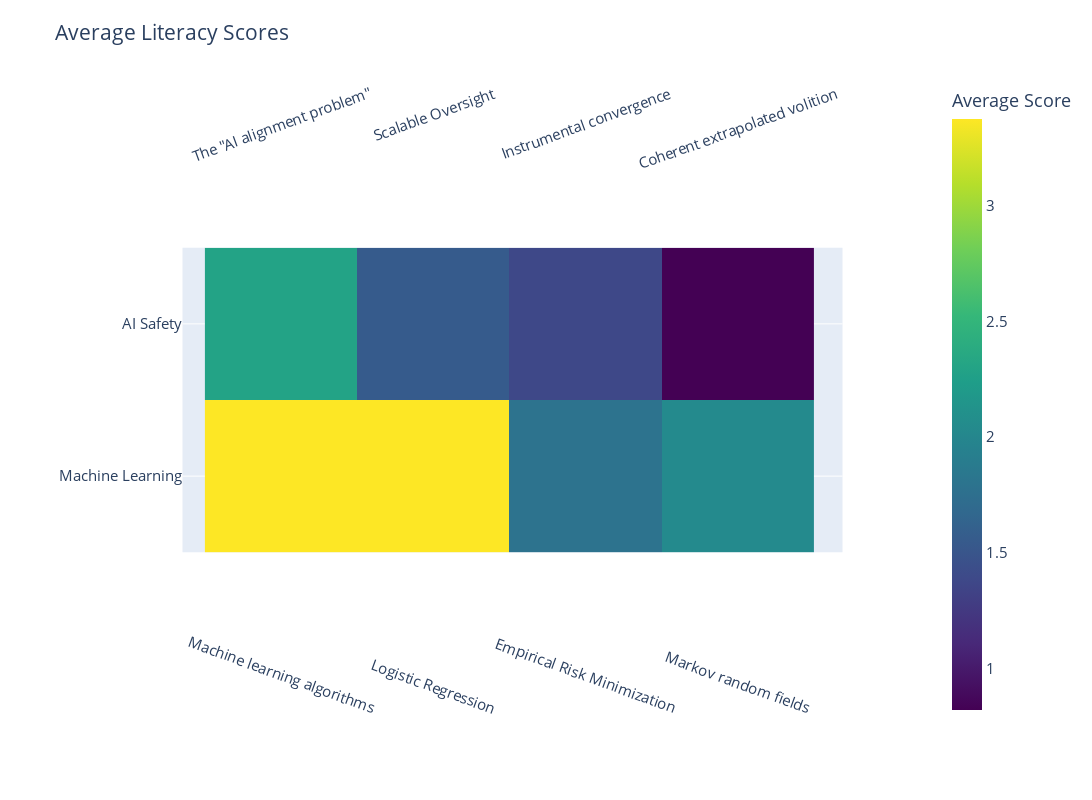

The code cell stored with this chart in its notebook:
### Code cell
literacy_map = create_literacy_heatmap(df, "Average Literacy Scores")

literacy_map.show()

### Figure 1 — Plotly figure (JSON) as saved in the notebook; plotly's stock layout.template omitted (floating-point values rounded to 4 significant figures)
{"data": [{"coloraxis": "coloraxis", "hovertemplate": "x: %{x}<br>y: %{y}<br>Average Score: %{z}<extra></extra>", "name": "0", "type": "heatmap", "x": ["Concept 1", "Concept 2", "Concept 3", "Concept 4"], "xaxis": "x", "y": ["AI Safety", "Machine Learning"], "yaxis": "y", "z": [[2.295, 1.557, 1.377, 0.8197], [3.377, 3.377, 1.787, 2.033]]}], "layout": {"annotations": [{"font": {"size": 15}, "showarrow": false, "text": "The \"AI alignment problem\"", "textangle": -20, "x": 0, "y": 1, "yref": "paper"}, {"font": {"size": 15}, "showarrow": false, "text": "Scalable Oversight", "textangle": -20, "x": 1, "y": 1, "yref": "paper"}, {"font": {"size": 15}, "showarrow": false, "text": "Instrumental convergence", "textangle": -20, "x": 2, "y": 1, "yref": "paper"}, {"font": {"size": 15}, "showarrow": false, "text": "Coherent extrapolated volition", "textangle": -20, "x": 3, "y": 1, "yref": "paper"}, {"font": {"size": 15}, "showarrow": false, "text": "Machine learning algorithms", "textangle": 20, "x": 0, "y": 0, "yref": "paper"}, {"font": {"size": 15}, "showarrow": false, "text": "Logistic Regression", "textangle": 20, "x": 1, "y": 0, "yref": "paper"}, {"font": {"size": 15}, "showarrow": false, "text": "Empirical Risk Minimization", "textangle": 20, "x": 2, "y": 0, "yref": "paper"}, {"font": {"size": 15}, "showarrow": false, "text": "Markov random fields", "textangle": 20, "x": 3, "y": 0, "yref": "paper"}], "coloraxis": {"colorbar": {"title": {"text": "Average Score"}}, "colorscale": [[0, "#440154"], [0.1111, "#482878"], [0.2222, "#3e4989"], [0.3333, "#31688e"], [0.4444, "#26828e"], [0.5556, "#1f9e89"], [0.6667, "#35b779"], [0.7778, "#6ece58"], [0.8889, "#b5de2b"], [1, "#fde725"]]}, "font": {"size": 15}, "height": 800, "margin": {"b": 80, "l": 100, "r": 100, "t": 80}, "title": {"text": "Average Literacy Scores"}, "width": 1400, "xaxis": {"anchor": "y", "constrain": "domain", "domain": [0.1, 0.9], "scaleanchor": "y", "showticklabels": false, "side": "top", "tickangle": 0}, "yaxis": {"anchor": "x", "autorange": "reversed", "constrain": "domain", "domain": [0.1, 0.9]}}}
